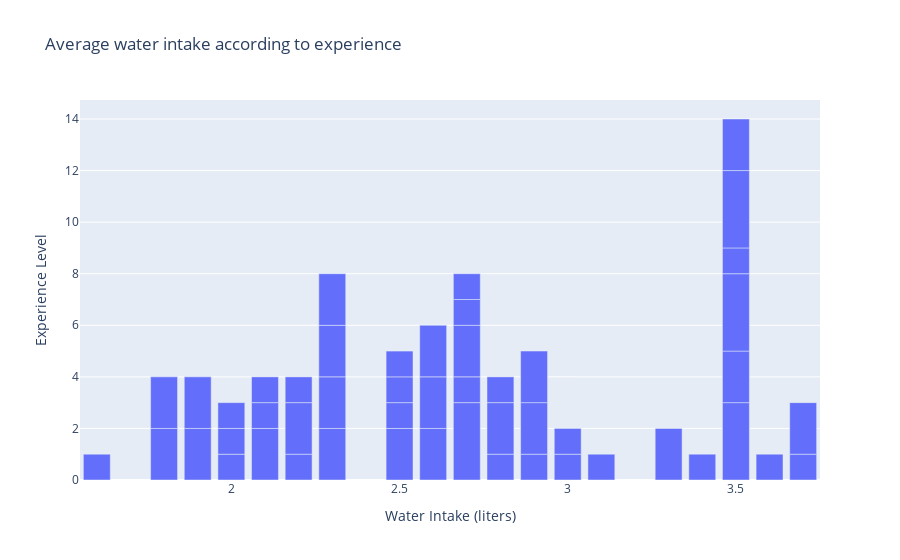

Notebook code for this chart:
### Code cell
fig = px.bar(data.head(50), x = 'Water Intake (liters)', y = 'Experience Level', 
             title = 'Average water intake according to experience')
fig.show()

### Figure 1 — Plotly figure (JSON) as saved in the notebook; plotly's stock layout.template omitted (floating-point values rounded to 4 significant figures)
{"data": [{"alignmentgroup": "True", "hovertemplate": "Water Intake (liters)=%{x}<br>Experience Level=%{y}<extra></extra>", "legendgroup": "", "marker": {"color": "#636efa", "pattern": {"shape": ""}}, "name": "", "offsetgroup": "", "orientation": "v", "showlegend": false, "textposition": "auto", "type": "bar", "x": [3.5, 2.1, 2.3, 2.1, 2.8, 2.7, 2.3, 1.9, 2.6, 2.7, 3, 3.5, 2.7, 3.7, 3.3, 2.1, 2.3, 1.6, 2.5, 2.2, 3.7, 3.1, 2.5, 3.4, 1.9, 1.8, 2.7, 2.8, 3.5, 1.8, 3.5, 2.2, 2.7, 2.5, 3.5, 2.9, 2.6, 2.9, 3.5, 2.6, 2, 2, 2.9, 2.2, 2.8, 2.5, 3.6, 3, 2, 2.3], "xaxis": "x", "y": [3, 2, 2, 1, 1, 3, 2, 2, 2, 1, 1, 2, 2, 1, 2, 1, 2, 1, 2, 1, 2, 1, 1, 1, 2, 2, 1, 2, 3, 2, 1, 2, 1, 1, 3, 1, 2, 2, 2, 2, 1, 1, 2, 1, 1, 1, 1, 1, 1, 2], "yaxis": "y"}], "layout": {"autosize": true, "barmode": "relative", "legend": {"tracegroupgap": 0}, "title": {"text": "Average water intake according to experience"}, "xaxis": {"anchor": "y", "autorange": true, "domain": [0, 1], "range": [1.55, 3.75], "title": {"text": "Water Intake (liters)"}, "type": "linear"}, "yaxis": {"anchor": "x", "autorange": true, "domain": [0, 1], "range": [0, 14.74], "title": {"text": "Experience Level"}, "type": "linear"}}}
